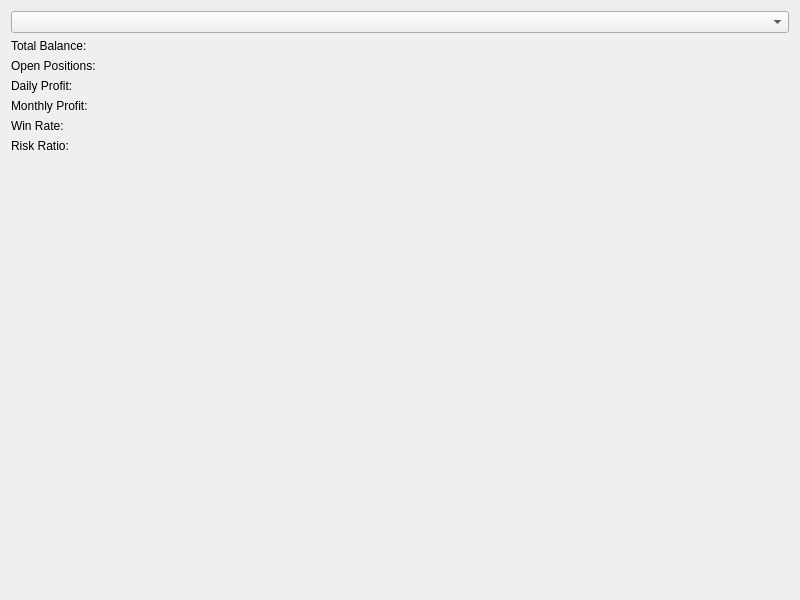
<?xml version="1.0" encoding="UTF-8"?>
<ui version="4.0">
 <class>OverviewTab</class>
 <widget class="QWidget" name="OverviewTab">
  <property name="geometry">
   <rect>
    <x>0</x>
    <y>0</y>
    <width>800</width>
    <height>600</height>
   </rect>
  </property>
  <layout class="QVBoxLayout" name="verticalLayout">
   <item>
    <widget class="QComboBox" name="account_combo"/>
   </item>
   <item>
    <layout class="QGridLayout" name="metrics_grid">
     <item row="0" column="0">
      <widget class="QLabel" name="label_total_balance">
       <property name="text">
        <string>Total Balance:</string>
       </property>
      </widget>
     </item>
     <item row="0" column="1">
      <widget class="QLabel" name="value_total_balance">
       <property name="styleSheet">
        <string>color: #4CAF50; font-weight: bold;</string>
       </property>
      </widget>
     </item>
     <item row="1" column="0">
      <widget class="QLabel" name="label_open_positions">
       <property name="text">
        <string>Open Positions:</string>
       </property>
      </widget>
     </item>
     <item row="1" column="1">
      <widget class="QLabel" name="value_open_positions">
       <property name="styleSheet">
        <string>color: #4CAF50; font-weight: bold;</string>
       </property>
      </widget>
     </item>
     <item row="2" column="0">
      <widget class="QLabel" name="label_daily_profit">
       <property name="text">
        <string>Daily Profit:</string>
       </property>
      </widget>
     </item>
     <item row="2" column="1">
      <widget class="QLabel" name="value_daily_profit">
       <property name="styleSheet">
        <string>color: #4CAF50; font-weight: bold;</string>
       </property>
      </widget>
     </item>
     <item row="3" column="0">
      <widget class="QLabel" name="label_monthly_profit">
       <property name="text">
        <string>Monthly Profit:</string>
       </property>
      </widget>
     </item>
     <item row="3" column="1">
      <widget class="QLabel" name="value_monthly_profit">
       <property name="styleSheet">
        <string>color: #4CAF50; font-weight: bold;</string>
       </property>
      </widget>
     </item>
     <item row="4" column="0">
      <widget class="QLabel" name="label_win_rate">
       <property name="text">
        <string>Win Rate:</string>
       </property>
      </widget>
     </item>
     <item row="4" column="1">
      <widget class="QLabel" name="value_win_rate">
       <property name="styleSheet">
        <string>color: #4CAF50; font-weight: bold;</string>
       </property>
      </widget>
     </item>
     <item row="5" column="0">
      <widget class="QLabel" name="label_risk_ratio">
       <property name="text">
        <string>Risk Ratio:</string>
       </property>
      </widget>
     </item>
     <item row="5" column="1">
      <widget class="QLabel" name="value_risk_ratio">
       <property name="styleSheet">
        <string>color: #4CAF50; font-weight: bold;</string>
       </property>
      </widget>
     </item>
    </layout>
   </item>
   <item>
    <widget class="QWidget" name="chart_container" native="true">
     <property name="sizePolicy">
      <sizepolicy hsizetype="Preferred" vsizetype="Expanding">
       <horstretch>0</horstretch>
       <verstretch>0</verstretch>
      </sizepolicy>
     </property>
    </widget>
   </item>
  </layout>
 </widget>
</ui> 
